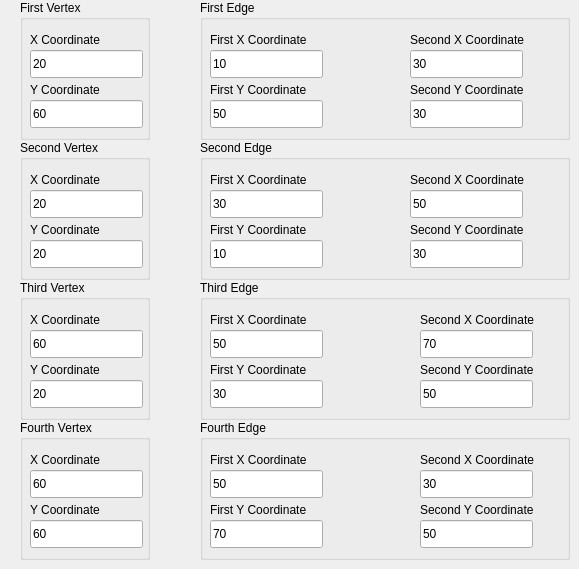
     <widget class="QWidget" name="Coons_Patch_Page">
      <widget class="QGroupBox" name="groupBox_18">
       <property name="geometry">
        <rect>
         <x>20</x>
         <y>0</y>
         <width>130</width>
         <height>140</height>
        </rect>
       </property>
       <property name="title">
        <string>First Vertex</string>
       </property>
       <widget class="QLabel" name="label_33">
        <property name="geometry">
         <rect>
          <x>10</x>
          <y>30</y>
          <width>87</width>
          <height>20</height>
         </rect>
        </property>
        <property name="text">
         <string>X Coordinate</string>
        </property>
       </widget>
       <widget class="CustomLineEdit" name="lineEdit_17">
        <property name="geometry">
         <rect>
          <x>10</x>
          <y>50</y>
          <width>113</width>
          <height>28</height>
         </rect>
        </property>
        <property name="text">
         <string>20</string>
        </property>
        <property name="placeholderText">
         <string>20</string>
        </property>
       </widget>
       <widget class="QLabel" name="label_34">
        <property name="geometry">
         <rect>
          <x>10</x>
          <y>80</y>
          <width>86</width>
          <height>20</height>
         </rect>
        </property>
        <property name="text">
         <string>Y Coordinate</string>
        </property>
       </widget>
       <widget class="CustomLineEdit" name="lineEdit_18">
        <property name="geometry">
         <rect>
          <x>10</x>
          <y>100</y>
          <width>113</width>
          <height>28</height>
         </rect>
        </property>
        <property name="text">
         <string>60</string>
        </property>
        <property name="placeholderText">
         <string>60</string>
        </property>
       </widget>
      </widget>
      <widget class="QGroupBox" name="groupBox_11">
       <property name="geometry">
        <rect>
         <x>200</x>
         <y>0</y>
         <width>370</width>
         <height>140</height>
        </rect>
       </property>
       <property name="title">
        <string>First Edge</string>
       </property>
       <widget class="QLabel" name="label_41">
        <property name="geometry">
         <rect>
          <x>10</x>
          <y>30</y>
          <width>118</width>
          <height>20</height>
         </rect>
        </property>
        <property name="text">
         <string>First X Coordinate</string>
        </property>
       </widget>
       <widget class="QLabel" name="label_43">
        <property name="geometry">
         <rect>
          <x>210</x>
          <y>30</y>
          <width>140</width>
          <height>20</height>
         </rect>
        </property>
        <property name="text">
         <string>Second X Coordinate</string>
        </property>
       </widget>
       <widget class="QLabel" name="label_44">
        <property name="geometry">
         <rect>
          <x>10</x>
          <y>80</y>
          <width>117</width>
          <height>20</height>
         </rect>
        </property>
        <property name="text">
         <string>First Y Coordinate</string>
        </property>
       </widget>
       <widget class="QLabel" name="label_45">
        <property name="geometry">
         <rect>
          <x>210</x>
          <y>80</y>
          <width>139</width>
          <height>20</height>
         </rect>
        </property>
        <property name="text">
         <string>Second Y Coordinate</string>
        </property>
       </widget>
       <widget class="CustomLineEdit" name="lineEdit_19">
        <property name="geometry">
         <rect>
          <x>10</x>
          <y>50</y>
          <width>113</width>
          <height>28</height>
         </rect>
        </property>
        <property name="text">
         <string>10</string>
        </property>
        <property name="placeholderText">
         <string>10</string>
        </property>
       </widget>
       <widget class="CustomLineEdit" name="lineEdit_20">
        <property name="geometry">
         <rect>
          <x>10</x>
          <y>100</y>
          <width>113</width>
          <height>28</height>
         </rect>
        </property>
        <property name="text">
         <string>50</string>
        </property>
        <property name="placeholderText">
         <string>50</string>
        </property>
       </widget>
       <widget class="CustomLineEdit" name="lineEdit_21">
        <property name="geometry">
         <rect>
          <x>210</x>
          <y>50</y>
          <width>113</width>
          <height>28</height>
         </rect>
        </property>
        <property name="text">
         <string>30</string>
        </property>
        <property name="placeholderText">
         <string>30</string>
        </property>
       </widget>
       <widget class="CustomLineEdit" name="lineEdit_22">
        <property name="geometry">
         <rect>
          <x>210</x>
          <y>100</y>
          <width>113</width>
          <height>28</height>
         </rect>
        </property>
        <property name="text">
         <string>30</string>
        </property>
        <property name="placeholderText">
         <string>30</string>
        </property>
       </widget>
      </widget>
      <widget class="QGroupBox" name="groupBox_19">
       <property name="geometry">
        <rect>
         <x>20</x>
         <y>140</y>
         <width>130</width>
         <height>140</height>
        </rect>
       </property>
       <property name="title">
        <string>Second Vertex</string>
       </property>
       <widget class="QLabel" name="label_42">
        <property name="geometry">
         <rect>
          <x>10</x>
          <y>30</y>
          <width>87</width>
          <height>20</height>
         </rect>
        </property>
        <property name="text">
         <string>X Coordinate</string>
        </property>
       </widget>
       <widget class="QLabel" name="label_116">
        <property name="geometry">
         <rect>
          <x>10</x>
          <y>80</y>
          <width>86</width>
          <height>20</height>
         </rect>
        </property>
        <property name="text">
         <string>Y Coordinate</string>
        </property>
       </widget>
       <widget class="CustomLineEdit" name="lineEdit_23">
        <property name="geometry">
         <rect>
          <x>10</x>
          <y>50</y>
          <width>113</width>
          <height>28</height>
         </rect>
        </property>
        <property name="text">
         <string>20</string>
        </property>
        <property name="placeholderText">
         <string>20</string>
        </property>
       </widget>
       <widget class="CustomLineEdit" name="lineEdit_24">
        <property name="geometry">
         <rect>
          <x>10</x>
          <y>100</y>
          <width>113</width>
          <height>28</height>
         </rect>
        </property>
        <property name="text">
         <string>20</string>
        </property>
        <property name="placeholderText">
         <string>20</string>
        </property>
       </widget>
      </widget>
      <widget class="QGroupBox" name="groupBox_12">
       <property name="geometry">
        <rect>
         <x>200</x>
         <y>140</y>
         <width>370</width>
         <height>140</height>
        </rect>
       </property>
       <property name="title">
        <string>Second Edge</string>
       </property>
       <widget class="QLabel" name="label_121">
        <property name="geometry">
         <rect>
          <x>10</x>
          <y>30</y>
          <width>118</width>
          <height>20</height>
         </rect>
        </property>
        <property name="text">
         <string>First X Coordinate</string>
        </property>
       </widget>
       <widget class="QLabel" name="label_122">
        <property name="geometry">
         <rect>
          <x>210</x>
          <y>30</y>
          <width>140</width>
          <height>20</height>
         </rect>
        </property>
        <property name="text">
         <string>Second X Coordinate</string>
        </property>
       </widget>
       <widget class="QLabel" name="label_123">
        <property name="geometry">
         <rect>
          <x>10</x>
          <y>80</y>
          <width>117</width>
          <height>20</height>
         </rect>
        </property>
        <property name="text">
         <string>First Y Coordinate</string>
        </property>
       </widget>
       <widget class="QLabel" name="label_124">
        <property name="geometry">
         <rect>
          <x>210</x>
          <y>80</y>
          <width>140</width>
          <height>20</height>
         </rect>
        </property>
        <property name="text">
         <string>Second Y Coordinate</string>
        </property>
       </widget>
       <widget class="CustomLineEdit" name="lineEdit_84">
        <property name="geometry">
         <rect>
          <x>10</x>
          <y>50</y>
          <width>113</width>
          <height>28</height>
         </rect>
        </property>
        <property name="text">
         <string>30</string>
        </property>
        <property name="placeholderText">
         <string>30</string>
        </property>
       </widget>
       <widget class="CustomLineEdit" name="lineEdit_85">
        <property name="geometry">
         <rect>
          <x>10</x>
          <y>100</y>
          <width>113</width>
          <height>28</height>
         </rect>
        </property>
        <property name="text">
         <string>10</string>
        </property>
        <property name="placeholderText">
         <string>10</string>
        </property>
       </widget>
       <widget class="CustomLineEdit" name="lineEdit_86">
        <property name="geometry">
         <rect>
          <x>210</x>
          <y>50</y>
          <width>113</width>
          <height>28</height>
         </rect>
        </property>
        <property name="text">
         <string>50</string>
        </property>
        <property name="placeholderText">
         <string>50</string>
        </property>
       </widget>
       <widget class="CustomLineEdit" name="lineEdit_87">
        <property name="geometry">
         <rect>
          <x>210</x>
          <y>100</y>
          <width>113</width>
          <height>28</height>
         </rect>
        </property>
        <property name="text">
         <string>30</string>
        </property>
        <property name="placeholderText">
         <string>30</string>
        </property>
       </widget>
      </widget>
      <widget class="QGroupBox" name="groupBox_20">
       <property name="geometry">
        <rect>
         <x>20</x>
         <y>280</y>
         <width>130</width>
         <height>140</height>
        </rect>
       </property>
       <property name="title">
        <string>Third Vertex</string>
       </property>
       <widget class="QLabel" name="label_117">
        <property name="geometry">
         <rect>
          <x>10</x>
          <y>30</y>
          <width>87</width>
          <height>20</height>
         </rect>
        </property>
        <property name="text">
         <string>X Coordinate</string>
        </property>
       </widget>
       <widget class="QLabel" name="label_118">
        <property name="geometry">
         <rect>
          <x>10</x>
          <y>80</y>
          <width>86</width>
          <height>20</height>
         </rect>
        </property>
        <property name="text">
         <string>Y Coordinate</string>
        </property>
       </widget>
       <widget class="CustomLineEdit" name="lineEdit_29">
        <property name="geometry">
         <rect>
          <x>10</x>
          <y>50</y>
          <width>113</width>
          <height>28</height>
         </rect>
        </property>
        <property name="text">
         <string>60</string>
        </property>
        <property name="placeholderText">
         <string>60</string>
        </property>
       </widget>
       <widget class="CustomLineEdit" name="lineEdit_30">
        <property name="geometry">
         <rect>
          <x>10</x>
          <y>100</y>
          <width>113</width>
          <height>28</height>
         </rect>
        </property>
        <property name="text">
         <string>20</string>
        </property>
        <property name="placeholderText">
         <string>20</string>
        </property>
       </widget>
      </widget>
      <widget class="QGroupBox" name="groupBox_13">
       <property name="geometry">
        <rect>
         <x>200</x>
         <y>280</y>
         <width>370</width>
         <height>140</height>
        </rect>
       </property>
       <property name="title">
        <string>Third Edge</string>
       </property>
       <widget class="QLabel" name="label_50">
        <property name="geometry">
         <rect>
          <x>10</x>
          <y>30</y>
          <width>118</width>
          <height>20</height>
         </rect>
        </property>
        <property name="text">
         <string>First X Coordinate</string>
        </property>
       </widget>
       <widget class="QLabel" name="label_51">
        <property name="geometry">
         <rect>
          <x>220</x>
          <y>30</y>
          <width>140</width>
          <height>20</height>
         </rect>
        </property>
        <property name="text">
         <string>Second X Coordinate</string>
        </property>
       </widget>
       <widget class="QLabel" name="label_52">
        <property name="geometry">
         <rect>
          <x>10</x>
          <y>80</y>
          <width>117</width>
          <height>20</height>
         </rect>
        </property>
        <property name="text">
         <string>First Y Coordinate</string>
        </property>
       </widget>
       <widget class="QLabel" name="label_53">
        <property name="geometry">
         <rect>
          <x>220</x>
          <y>80</y>
          <width>140</width>
          <height>20</height>
         </rect>
        </property>
        <property name="text">
         <string>Second Y Coordinate</string>
        </property>
       </widget>
       <widget class="CustomLineEdit" name="lineEdit_31">
        <property name="geometry">
         <rect>
          <x>10</x>
          <y>50</y>
          <width>113</width>
          <height>28</height>
         </rect>
        </property>
        <property name="text">
         <string>50</string>
        </property>
        <property name="placeholderText">
         <string>50</string>
        </property>
       </widget>
       <widget class="CustomLineEdit" name="lineEdit_32">
        <property name="geometry">
         <rect>
          <x>10</x>
          <y>100</y>
          <width>113</width>
          <height>28</height>
         </rect>
        </property>
        <property name="text">
         <string>30</string>
        </property>
        <property name="placeholderText">
         <string>30</string>
        </property>
       </widget>
       <widget class="CustomLineEdit" name="lineEdit_33">
        <property name="geometry">
         <rect>
          <x>220</x>
          <y>50</y>
          <width>113</width>
          <height>28</height>
         </rect>
        </property>
        <property name="text">
         <string>70</string>
        </property>
        <property name="placeholderText">
         <string>70</string>
        </property>
       </widget>
       <widget class="CustomLineEdit" name="lineEdit_34">
        <property name="geometry">
         <rect>
          <x>220</x>
          <y>100</y>
          <width>113</width>
          <height>28</height>
         </rect>
        </property>
        <property name="text">
         <string>50</string>
        </property>
        <property name="placeholderText">
         <string>50</string>
        </property>
       </widget>
      </widget>
      <widget class="QGroupBox" name="groupBox_25">
       <property name="geometry">
        <rect>
         <x>20</x>
         <y>420</y>
         <width>130</width>
         <height>140</height>
        </rect>
       </property>
       <property name="title">
        <string>Fourth Vertex</string>
       </property>
       <widget class="QLabel" name="label_119">
        <property name="geometry">
         <rect>
          <x>10</x>
          <y>30</y>
          <width>87</width>
          <height>20</height>
         </rect>
        </property>
        <property name="text">
         <string>X Coordinate</string>
        </property>
       </widget>
       <widget class="QLabel" name="label_120">
        <property name="geometry">
         <rect>
          <x>10</x>
          <y>80</y>
          <width>86</width>
          <height>20</height>
         </rect>
        </property>
        <property name="text">
         <string>Y Coordinate</string>
        </property>
       </widget>
       <widget class="CustomLineEdit" name="lineEdit_35">
        <property name="geometry">
         <rect>
          <x>10</x>
          <y>50</y>
          <width>113</width>
          <height>28</height>
         </rect>
        </property>
        <property name="text">
         <string>60</string>
        </property>
        <property name="placeholderText">
         <string>60</string>
        </property>
       </widget>
       <widget class="CustomLineEdit" name="lineEdit_36">
        <property name="geometry">
         <rect>
          <x>10</x>
          <y>100</y>
          <width>113</width>
          <height>28</height>
         </rect>
        </property>
        <property name="text">
         <string>60</string>
        </property>
        <property name="placeholderText">
         <string>60</string>
        </property>
       </widget>
      </widget>
      <widget class="QGroupBox" name="groupBox_40">
       <property name="geometry">
        <rect>
         <x>200</x>
         <y>420</y>
         <width>370</width>
         <height>140</height>
        </rect>
       </property>
       <property name="title">
        <string>Fourth Edge</string>
       </property>
       <widget class="QLabel" name="label_183">
        <property name="geometry">
         <rect>
          <x>10</x>
          <y>30</y>
          <width>118</width>
          <height>20</height>
         </rect>
        </property>
        <property name="text">
         <string>First X Coordinate</string>
        </property>
       </widget>
       <widget class="QLabel" name="label_184">
        <property name="geometry">
         <rect>
          <x>220</x>
          <y>30</y>
          <width>140</width>
          <height>20</height>
         </rect>
        </property>
        <property name="text">
         <string>Second X Coordinate</string>
        </property>
       </widget>
       <widget class="QLabel" name="label_185">
        <property name="geometry">
         <rect>
          <x>10</x>
          <y>80</y>
          <width>117</width>
          <height>20</height>
         </rect>
        </property>
        <property name="text">
         <string>First Y Coordinate</string>
        </property>
       </widget>
       <widget class="QLabel" name="label_186">
        <property name="geometry">
         <rect>
          <x>220</x>
          <y>80</y>
          <width>140</width>
          <height>20</height>
         </rect>
        </property>
        <property name="text">
         <string>Second Y Coordinate</string>
        </property>
       </widget>
       <widget class="CustomLineEdit" name="lineEdit_152">
        <property name="geometry">
         <rect>
          <x>10</x>
          <y>50</y>
          <width>113</width>
          <height>28</height>
         </rect>
        </property>
        <property name="text">
         <string>50</string>
        </property>
        <property name="placeholderText">
         <string>50</string>
        </property>
       </widget>
       <widget class="CustomLineEdit" name="lineEdit_153">
        <property name="geometry">
         <rect>
          <x>10</x>
          <y>100</y>
          <width>113</width>
          <height>28</height>
         </rect>
        </property>
        <property name="text">
         <string>70</string>
        </property>
        <property name="placeholderText">
         <string>70</string>
        </property>
       </widget>
       <widget class="CustomLineEdit" name="lineEdit_154">
        <property name="geometry">
         <rect>
          <x>220</x>
          <y>50</y>
          <width>113</width>
          <height>28</height>
         </rect>
        </property>
        <property name="text">
         <string>30</string>
        </property>
        <property name="placeholderText">
         <string>30</string>
        </property>
       </widget>
       <widget class="CustomLineEdit" name="lineEdit_155">
        <property name="geometry">
         <rect>
          <x>220</x>
          <y>100</y>
          <width>113</width>
          <height>28</height>
         </rect>
        </property>
        <property name="text">
         <string>50</string>
        </property>
        <property name="placeholderText">
         <string>50</string>
        </property>
       </widget>
      </widget>
     </widget>
